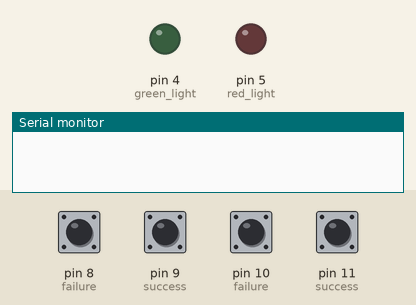
This sketch was run on a simulated Arduino Uno, built with avr-gcc and run on an emulated ATmega328P. Parts: output pins drawn as LEDs (lit = HIGH), the last lines printed to the serial monitor. The inputs (shaded band) are chosen by the test bench; at power-on: pin 8 (failure), pin 9 (success), pin 10 (failure), pin 11 (success) HIGH.

Above: at 1.2 s.
1.3 s: pin 8 (failure) pulled LOW for 0.15 s
At 1.7 s:
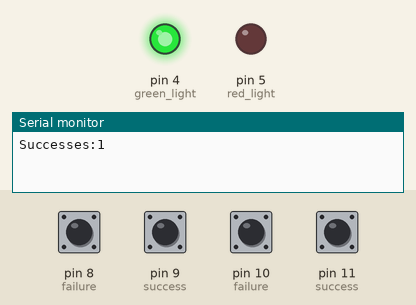
3.3 s: pin 9 (success) pulled LOW for 0.15 s
At 3.7 s:
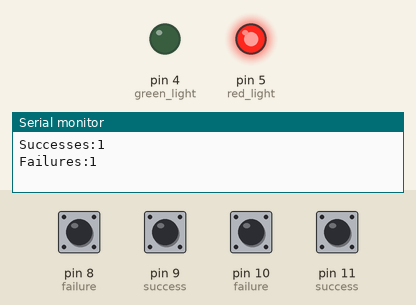
Timing chart, 0 to 6.3 s (numbered marks = the images above; inputs shaded):
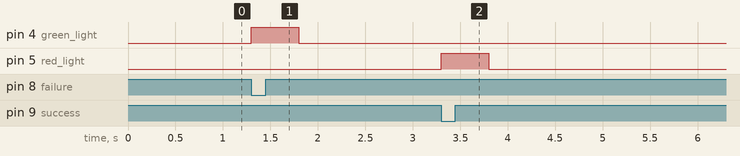

The sketch:

flight_deck_master.ino
```cpp
int failures = 0;
int successes = 0;

void setup() {
  // put your setup code here, to run once:
  pinMode(8,INPUT_PULLUP); //failure
  pinMode(9,INPUT_PULLUP); //success
  pinMode(10,INPUT_PULLUP); //failure
  pinMode(11,INPUT_PULLUP); //success
  pinMode(4,OUTPUT); //green light, rocket up
  pinMode(5,OUTPUT); //red light, rocket down
  Serial.begin(9600);
}

void failure(){
  failures = failures + 1;
  Serial.print("Failures:");
  Serial.println(failures);
  digitalWrite(5,HIGH);
  delay(500);
  digitalWrite(5,LOW);
}
void success(){
  successes = successes + 1;
  Serial.print("Successes:");
  Serial.println(successes);
  digitalWrite(4,HIGH);
  delay(500);
  digitalWrite(4,LOW);
}
void loop() {
  if (digitalRead(8)==LOW || digitalRead(10)==LOW){
    success();
    while(digitalRead(8)==LOW || digitalRead(10)==LOW){}
  }
  if (digitalRead(9)==LOW || digitalRead(11)==LOW){
    failure();
    while(digitalRead(9)==LOW || digitalRead(11)==LOW){}
  }
}
```

Measured:
- after the input at 1.3 s, pin 4 (green_light): LOW → HIGH at once, → LOW 0.50 s later
- after the input at 3.3 s, pin 5 (red_light): LOW → HIGH at once, → LOW 0.50 s later
